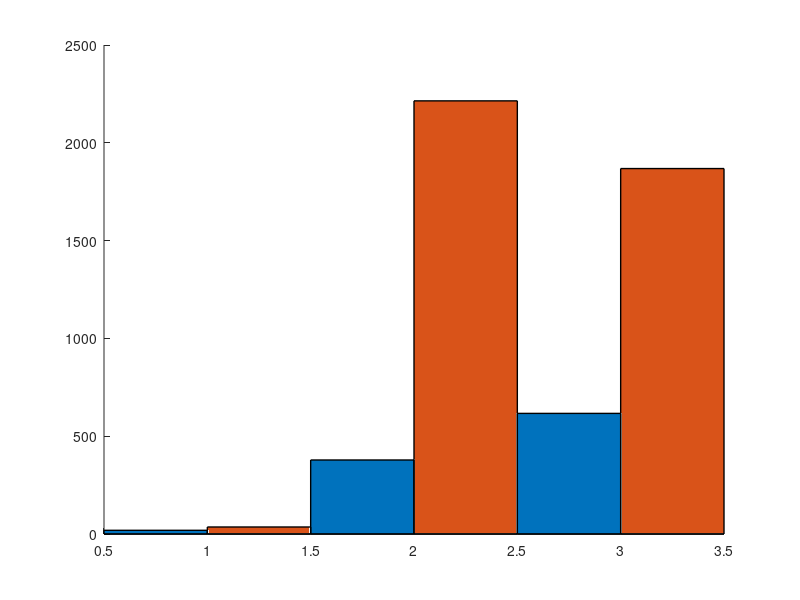

Recreate this plot in MATLAB. (Note: this script raises an error after producing the figure.)
clc;close all;clear;
%% TorR Transcript
%% TorR data
close all
series1 = [18.90; 378.37; 616.62]; 
series1error = [15.45; 171.39; 565.34];
series2 = [35.82; 2214.40; 1868.33];
series2error = [16.15; 744.24; 744.49];
series = [series1 series2];
errors = [series1error series2error];
labels = {sprintf('TorR-mNG'),sprintf('mNG-TorR'), ...
    sprintf('TorR')};


c1 = [1 1 1]; c2 = [255 0 0]/255;c3 = [0 0 0];
figure('Name','S3E','IntegerHandle','off','Units', 'inches','Position', [0 0 8 4.725]); hold on;
b1 = bar(series,1,'EdgeColor',c3,'LineWidth',1,'BaseValue',0);
b1(1).FaceColor = c1; b1(1).DisplayName = '0mM TMAO';
b1(2).FaceColor = c2; b1(2).DisplayName = '1mM TMAO';
legend('AutoUpdate','off','Location','NorthWest')

nbars = size(series1, 2);
for j = 1:2
x = [];
for i = 1:nbars
    x = [x ; b1(i,j).XEndPoints];
end
errorbar(x',series(:,j),errors(:,j),'k','linestyle','none','LineWidth',1,'CapSize',6)
end

set(gca, 'XTick', 1:5, 'XTickLabel', labels);

% pbaspect([1,2,1]);
grid on; box on;
pbaspect([1,1,1]);
set(gca,'LineWidth',2,'FontSize',16,'FontName','Arial')
xlim([.5 3.5])
ylim([0 3000]);set(gca, 'YTick', [0:500:3000])
ylabel('mCherry fluorescence (a.u.)','FontSize',16,'FontName','Arial')
xlabel('  ','Color',[1 1 1])